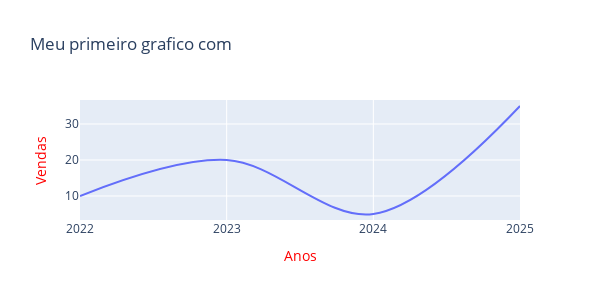

Write notebook code for a chart like this one.
### Code cell
fig.update_xaxes(title="Anos")
fig.update_xaxes(title_font_color= "red")
fig.show()

### Figure 1 — Plotly figure (JSON) as saved in the notebook; plotly's stock layout.template omitted (floating-point values rounded to 4 significant figures)
{"data": [{"hovertemplate": "x=%{x}<br>y=%{y}<extra></extra>", "legendgroup": "", "line": {"color": "#636efa", "dash": "solid", "shape": "spline"}, "marker": {"symbol": "circle"}, "mode": "lines", "name": "", "orientation": "v", "showlegend": false, "type": "scatter", "x": ["2022", "2023", "2024", "2025"], "xaxis": "x", "y": [10, 20, 5, 35], "yaxis": "y"}], "layout": {"height": 300, "legend": {"tracegroupgap": 0}, "title": {"text": "Meu primeiro grafico com "}, "width": 600, "xaxis": {"anchor": "y", "autorange": true, "domain": [0, 1], "range": [0, 3], "title": {"font": {"color": "red"}, "text": "Anos"}, "type": "category"}, "yaxis": {"anchor": "x", "autorange": true, "domain": [0, 1], "range": [3.333, 36.67], "title": {"font": {"color": "red"}, "text": "Vendas"}, "type": "linear"}}}
